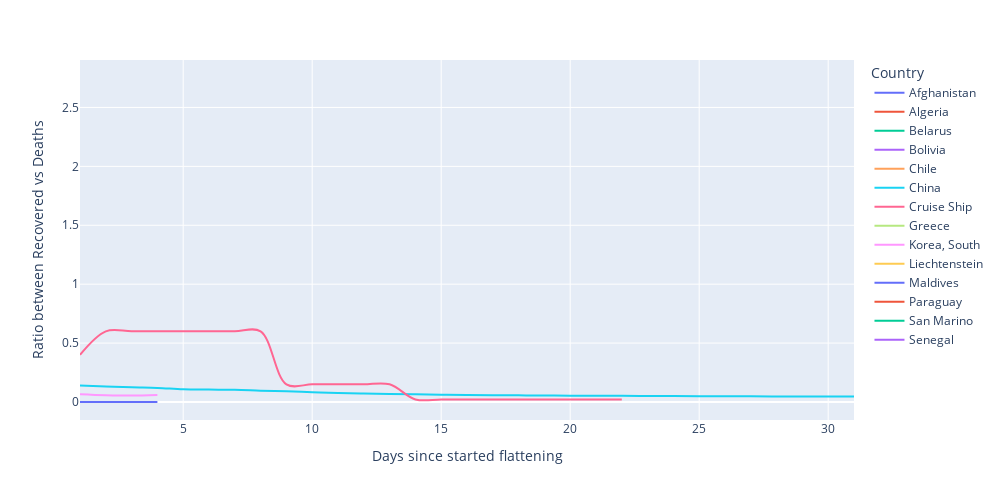

This figure's notebook cell:
### Code cell
# Continue to analyse
# To address effectiveness of mitigation strategies, the country which discovered in task 4.2 should be used. This means achieving this task with countries which have already reached their peaks is crucial. So below is filtering full dataset by countries that reached the peak.
subSet_temp=subSet4_2.copy()
subset_4_4=df_4_0.copy()
subSet_temp=subSet_temp[["Country","Country_Code"]]
subset_4_4=subset_4_4.merge(subSet_temp, on=["Country","Country_Code"], how="inner")
subset_4_4

# Data that passed the peak period needs to be considered

subset_4_4=subset_4_4[(subset_4_4["DatePeak"]<subset_4_4["Date"])]
subset_4_4

# In order to discover the effectiveness of recovery, the ratio between patient's recovery and deaths may show the reduction of active cases that are really caused by patient's recovery or deaths. If the ratio is low, it can be considered 

subset_4_4=subset_4_4.groupby(["Country","Country_Code","Date","DatePeak"])["Confirmed","Recovered","Deaths","Active"].sum().reset_index()
subset_4_4["RatioBetweenRecoveredVsDeaths"]=subset_4_4["Deaths"] /subset_4_4["Recovered"]
subset_4_4["RatioBetweenRecoveredVsDeaths"].fillna(0, inplace = True)

subset_4_4["FlattenDaysSinceStarted"]=(subset_4_4["Date"] - subset_4_4["DatePeak"]).astype('timedelta64[D]').astype(int)
subset_4_4.sort_values("RatioBetweenRecoveredVsDeaths", ascending=False)
#subset_4_4=subset_4_4[(subset_4_4["RatioBetweenRecoveredVsDeaths"]>0) & (subset_4_4["RatioBetweenRecoveredVsDeaths"]<1)]
subset_4_4

#fig = go.Figure(data=go.Scatter(x=subset_4_4["FlattenDaysSinceStarted"], y=subset_4_4["RatioBetweenRecoveredVsDeaths"],mode='lines+markers',name='lines+markers'))
fig = px.line(subset_4_4, x="FlattenDaysSinceStarted", y="RatioBetweenRecoveredVsDeaths", color="Country", hover_name="Country",line_shape="spline", render_mode="svg")
fig.update_layout(autosize=True,width=1000,height=500,yaxis=dict(title_text="Ratio between Recovered vs Deaths",tickmode="array"),xaxis=dict(title_text="Days since started flattening",tickmode="array"))
fig.show()

### Figure 1 — Plotly figure (JSON) as saved in the notebook; plotly's stock layout.template omitted (floating-point values rounded to 4 significant figures)
{"data": [{"hovertemplate": "<b>%{hovertext}</b><br><br>Country=Afghanistan<br>FlattenDaysSinceStarted=%{x}<br>RatioBetweenRecoveredVsDeaths=%{y}<extra></extra>", "hovertext": ["Afghanistan", "Afghanistan"], "legendgroup": "Afghanistan", "line": {"color": "#636efa", "dash": "solid", "shape": "spline"}, "mode": "lines", "name": "Afghanistan", "showlegend": true, "type": "scatter", "x": [1, 2], "xaxis": "x", "y": [0, 0], "yaxis": "y"}, {"hovertemplate": "<b>%{hovertext}</b><br><br>Country=Algeria<br>FlattenDaysSinceStarted=%{x}<br>RatioBetweenRecoveredVsDeaths=%{y}<extra></extra>", "hovertext": ["Algeria"], "legendgroup": "Algeria", "line": {"color": "#EF553B", "dash": "solid", "shape": "spline"}, "mode": "lines", "name": "Algeria", "showlegend": true, "type": "scatter", "x": [1], "xaxis": "x", "y": [0.2812], "yaxis": "y"}, {"hovertemplate": "<b>%{hovertext}</b><br><br>Country=Belarus<br>FlattenDaysSinceStarted=%{x}<br>RatioBetweenRecoveredVsDeaths=%{y}<extra></extra>", "hovertext": ["Belarus"], "legendgroup": "Belarus", "line": {"color": "#00cc96", "dash": "solid", "shape": "spline"}, "mode": "lines", "name": "Belarus", "showlegend": true, "type": "scatter", "x": [1], "xaxis": "x", "y": [0], "yaxis": "y"}, {"hovertemplate": "<b>%{hovertext}</b><br><br>Country=Bolivia<br>FlattenDaysSinceStarted=%{x}<br>RatioBetweenRecoveredVsDeaths=%{y}<extra></extra>", "hovertext": ["Bolivia"], "legendgroup": "Bolivia", "line": {"color": "#ab63fa", "dash": "solid", "shape": "spline"}, "mode": "lines", "name": "Bolivia", "showlegend": true, "type": "scatter", "x": [1], "xaxis": "x", "y": [0], "yaxis": "y"}, {"hovertemplate": "<b>%{hovertext}</b><br><br>Country=Chile<br>FlattenDaysSinceStarted=%{x}<br>RatioBetweenRecoveredVsDeaths=%{y}<extra></extra>", "hovertext": ["Chile"], "legendgroup": "Chile", "line": {"color": "#FFA15A", "dash": "solid", "shape": "spline"}, "mode": "lines", "name": "Chile", "showlegend": true, "type": "scatter", "x": [1], "xaxis": "x", "y": [0], "yaxis": "y"}, {"hovertemplate": "<b>%{hovertext}</b><br><br>Country=China<br>FlattenDaysSinceStarted=%{x}<br>RatioBetweenRecoveredVsDeaths=%{y}<extra></extra>", "hovertext": ["China", "China", "China", "China", "China", "China", "China", "China", "China", "China", "China", "China", "China", "China", "China", "China", "China", "China", "China", "China", "China", "China", "China", "China", "China", "China", "China", "China", "China", "China", "China"], "legendgroup": "China", "line": {"color": "#19d3f3", "dash": "solid", "shape": "spline"}, "mode": "lines", "name": "China", "showlegend": true, "type": "scatter", "x": [1, 2, 3, 4, 5, 6, 7, 8, 9, 10, 11, 12, 13, 14, 15, 16, 17, 18, 19, 20, 21, 22, 23, 24, 25, 26, 27, 28, 29, 30, 31], "xaxis": "x", "y": [0.141, 0.1326, 0.1242, 0.1197, 0.1076, 0.1054, 0.1037, 0.09629, 0.09031, 0.08339, 0.0768, 0.07215, 0.06812, 0.06497, 0.06211, 0.05966, 0.05766, 0.05643, 0.05531, 0.05402, 0.05311, 0.05216, 0.05128, 0.05043, 0.04954, 0.04863, 0.04779, 0.04737, 0.04695, 0.04646, 0.04606], "yaxis": "y"}, {"hovertemplate": "<b>%{hovertext}</b><br><br>Country=Cruise Ship<br>FlattenDaysSinceStarted=%{x}<br>RatioBetweenRecoveredVsDeaths=%{y}<extra></extra>", "hovertext": ["Cruise Ship", "Cruise Ship", "Cruise Ship", "Cruise Ship", "Cruise Ship", "Cruise Ship", "Cruise Ship", "Cruise Ship", "Cruise Ship", "Cruise Ship", "Cruise Ship", "Cruise Ship", "Cruise Ship", "Cruise Ship", "Cruise Ship", "Cruise Ship", "Cruise Ship", "Cruise Ship", "Cruise Ship", "Cruise Ship", "Cruise Ship", "Cruise Ship"], "legendgroup": "Cruise Ship", "line": {"color": "#FF6692", "dash": "solid", "shape": "spline"}, "mode": "lines", "name": "Cruise Ship", "showlegend": true, "type": "scatter", "x": [1, 2, 3, 4, 5, 6, 7, 8, 9, 10, 11, 12, 13, 14, 15, 16, 17, 18, 19, 20, 21, 22], "xaxis": "x", "y": [0.4, 0.6, 0.6, 0.6, 0.6, 0.6, 0.6, 0.6, 0.15, 0.15, 0.15, 0.15, 0.15, 0.02154, 0.02154, 0.02154, 0.02154, 0.02154, 0.02154, 0.02154, 0.02154, 0.02154], "yaxis": "y"}, {"hovertemplate": "<b>%{hovertext}</b><br><br>Country=Greece<br>FlattenDaysSinceStarted=%{x}<br>RatioBetweenRecoveredVsDeaths=%{y}<extra></extra>", "hovertext": ["Greece"], "legendgroup": "Greece", "line": {"color": "#B6E880", "dash": "solid", "shape": "spline"}, "mode": "lines", "name": "Greece", "showlegend": true, "type": "scatter", "x": [1], "xaxis": "x", "y": [0.75], "yaxis": "y"}, {"hovertemplate": "<b>%{hovertext}</b><br><br>Country=Korea, South<br>FlattenDaysSinceStarted=%{x}<br>RatioBetweenRecoveredVsDeaths=%{y}<extra></extra>", "hovertext": ["Korea, South", "Korea, South", "Korea, South", "Korea, South"], "legendgroup": "Korea, South", "line": {"color": "#FF97FF", "dash": "solid", "shape": "spline"}, "mode": "lines", "name": "Korea, South", "showlegend": true, "type": "scatter", "x": [1, 2, 3, 4], "xaxis": "x", "y": [0.06596, 0.05757, 0.05455, 0.05909], "yaxis": "y"}, {"hovertemplate": "<b>%{hovertext}</b><br><br>Country=Liechtenstein<br>FlattenDaysSinceStarted=%{x}<br>RatioBetweenRecoveredVsDeaths=%{y}<extra></extra>", "hovertext": ["Liechtenstein"], "legendgroup": "Liechtenstein", "line": {"color": "#FECB52", "dash": "solid", "shape": "spline"}, "mode": "lines", "name": "Liechtenstein", "showlegend": true, "type": "scatter", "x": [1], "xaxis": "x", "y": [0], "yaxis": "y"}, {"hovertemplate": "<b>%{hovertext}</b><br><br>Country=Maldives<br>FlattenDaysSinceStarted=%{x}<br>RatioBetweenRecoveredVsDeaths=%{y}<extra></extra>", "hovertext": ["Maldives", "Maldives", "Maldives", "Maldives"], "legendgroup": "Maldives", "line": {"color": "#636efa", "dash": "solid", "shape": "spline"}, "mode": "lines", "name": "Maldives", "showlegend": true, "type": "scatter", "x": [1, 2, 3, 4], "xaxis": "x", "y": [0, 0, 0, 0], "yaxis": "y"}, {"hovertemplate": "<b>%{hovertext}</b><br><br>Country=Paraguay<br>FlattenDaysSinceStarted=%{x}<br>RatioBetweenRecoveredVsDeaths=%{y}<extra></extra>", "hovertext": ["Paraguay"], "legendgroup": "Paraguay", "line": {"color": "#EF553B", "dash": "solid", "shape": "spline"}, "mode": "lines", "name": "Paraguay", "showlegend": true, "type": "scatter", "x": [1], "xaxis": "x", "y": [0], "yaxis": "y"}, {"hovertemplate": "<b>%{hovertext}</b><br><br>Country=San Marino<br>FlattenDaysSinceStarted=%{x}<br>RatioBetweenRecoveredVsDeaths=%{y}<extra></extra>", "hovertext": ["San Marino"], "legendgroup": "San Marino", "line": {"color": "#00cc96", "dash": "solid", "shape": "spline"}, "mode": "lines", "name": "San Marino", "showlegend": true, "type": "scatter", "x": [1], "xaxis": "x", "y": [2.75], "yaxis": "y"}, {"hovertemplate": "<b>%{hovertext}</b><br><br>Country=Senegal<br>FlattenDaysSinceStarted=%{x}<br>RatioBetweenRecoveredVsDeaths=%{y}<extra></extra>", "hovertext": ["Senegal"], "legendgroup": "Senegal", "line": {"color": "#ab63fa", "dash": "solid", "shape": "spline"}, "mode": "lines", "name": "Senegal", "showlegend": true, "type": "scatter", "x": [1], "xaxis": "x", "y": [0], "yaxis": "y"}], "layout": {"autosize": true, "height": 500, "legend": {"title": {"text": "Country"}, "tracegroupgap": 0}, "margin": {"t": 60}, "width": 1000, "xaxis": {"anchor": "y", "domain": [0, 1], "tickmode": "array", "title": {"text": "Days since started flattening"}}, "yaxis": {"anchor": "x", "domain": [0, 1], "tickmode": "array", "title": {"text": "Ratio between Recovered vs Deaths"}}}}
